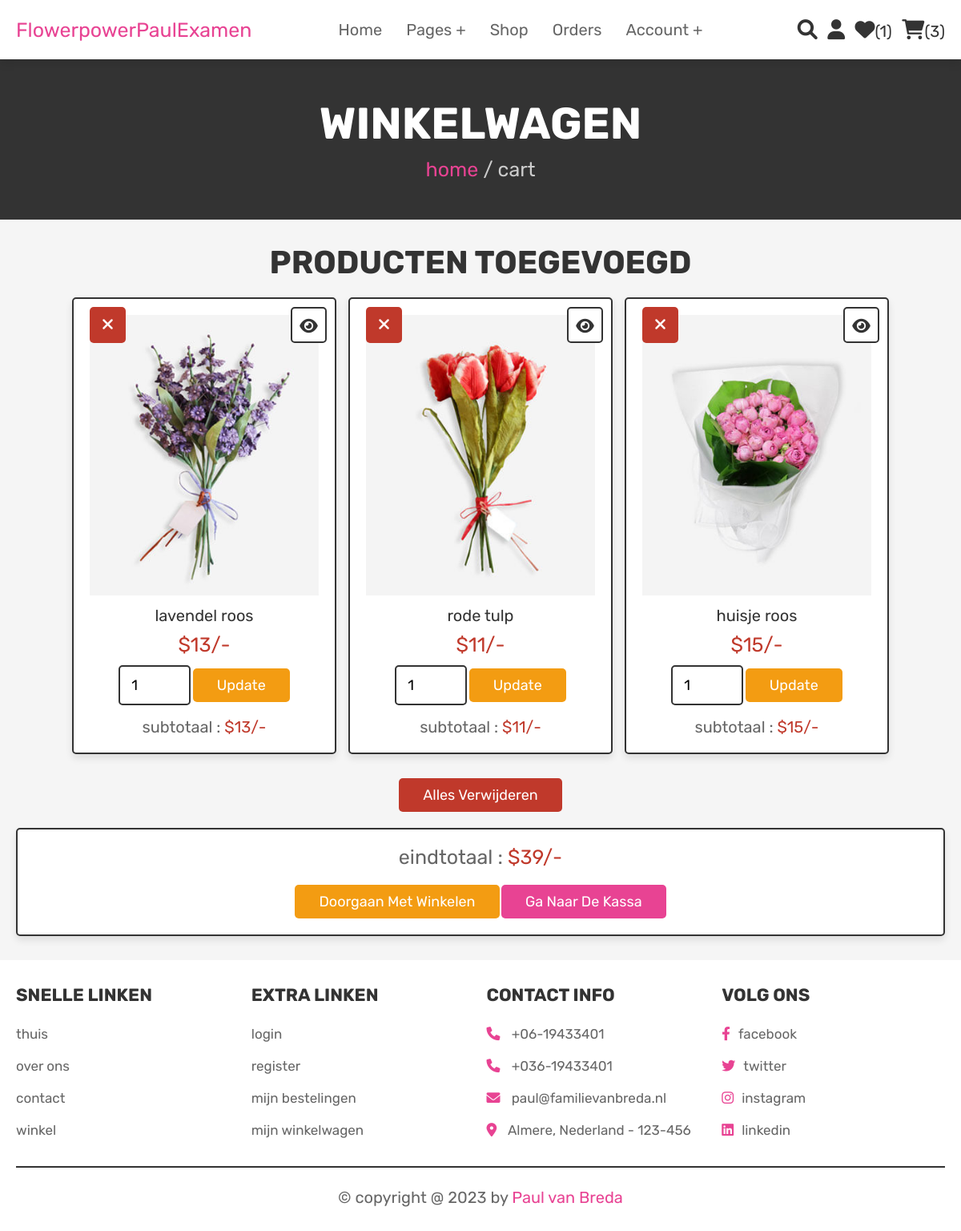
Screenshot of /cart.php (signed in) with the database file from the repository.
### tables this page shows
CREATE TABLE `cart` (
  `id` int(100) NOT NULL,
  `user_id` int(100) NOT NULL,
  `pid` int(100) NOT NULL,
  `name` varchar(100) NOT NULL,
  `price` int(100) NOT NULL,
  `quantity` int(100) NOT NULL,
  `image` varchar(100) NOT NULL
);

### cart.php (the view, shortened to what this page needs)
<?php
@include 'config.php';
$user_id = $_SESSION['user_id'];
?>
<!DOCTYPE html>
<html lang="en">
<head>
   <link rel="stylesheet" href="https://cdnjs.cloudflare.com/ajax/libs/font-awesome/6.0.0/css/all.min.css">
   <link rel="stylesheet" href="css/style.css">
</head>
<body>
<?php @include 'header.php'; ?>
<section class="heading">
    <h3>winkelwagen</h3>
    <p> <a href="home.php">home</a> / cart </p>
</section>
<section class="shopping-cart">
    <h1 class="title">producten toegevoegd</h1>
    <div class="box-container">
    <?php
        $grand_total = 0;
        $select_cart = mysqli_query($conn, "SELECT * FROM `cart` WHERE user_id = '$user_id'") or die('query failed');
        if(mysqli_num_rows($select_cart) > 0){
            while($fetch_cart = mysqli_fetch_assoc($select_cart)){
    ?>
    <div  class="box">
        <a href="cart.php?delete=<?php echo $fetch_cart['id']; ?>" class="fas fa-times" onclick="return confirm('delete this from cart?');"></a>
        <a href="view_page.php?pid=<?php echo $fetch_cart['pid']; ?>" class="fas fa-eye"></a>
        <img src="uploaded_img/<?php echo $fetch_cart['image']; ?>" alt="" class="image">
        <div class="name"><?php echo $fetch_cart['name']; ?></div>
        <div class="price">$<?php echo $fetch_cart['price']; ?>/-</div>
        <form action="" method="post">
            <input type="number" min="1" value="<?php echo $fetch_cart['quantity']; ?>" name="cart_quantity" class="qty">
            <input type="submit" value="update" class="option-btn" name="update_quantity">
        </form>
        <div class="sub-total"> subtotaal : <span>$<?php echo $sub_total = ($fetch_cart['price'] * $fetch_cart['quantity']); ?>/-</span> </div>
    </div>
    <?php
    $grand_total += $sub_total;
        }
    }else{
        echo '<p class="empty">uw winkelmandje is leeg</p>';
    }
    ?>
    </div>
    <div class="more-btn">
        <a href="cart.php?delete_all" class="delete-btn <?php echo ($grand_total > 1)?'':'disabled' ?>" onclick="return confirm('delete all from cart?');">alles verwijderen</a>
    </div>
    <div class="cart-total">
        <p>eindtotaal : <span>$<?php echo $grand_total; ?>/-</span></p>
        <a href="shop.php" class="option-btn">doorgaan met winkelen</a>
        <a href="checkout.php" class="btn  <?php echo ($grand_total > 1)?'':'disabled' ?>">Ga naar de kassa</a>
    </div>
</section>
<?php @include 'footer.php'; ?>
</body>
</html>

### css/style.css (style rules this page uses)
:root { --pink:#e84393; --red:#c0392b; --orange:#f39c12; --black:#333; --white:#fff; --light-color:#666; --light-white:#ccc; --light-bg:#f5f5f5; --border:.2rem solid var(--black); --box-shadow:0 .5rem 1rem rgba(0,0,0,.1); }
* { font-family: 'Rubik', sans-serif; margin:0; padding:0; box-sizing: border-box; outline: none; border:none; text-decoration: none; transition:all .2s linear; }
html { font-size: 62.5%; overflow-x: hidden; scroll-behavior: smooth; scroll-padding-top: 6.5rem; }
body { background: var(--light-bg); }
section { padding:3rem 2rem; }
.btn, .delete-btn, .option-btn { display: inline-block; border-radius: .5rem; margin-top: 1rem; font-size: 1.8rem; color:var(--white); cursor: pointer; padding:1rem 3rem; text-transform: capitalize; }
.btn { background-color: var(--pink); }
.delete-btn { background-color: var(--red); }
.option-btn { background-color: var(--orange); }
.more-btn { margin-top: 2rem; text-align: center; }
.heading { display: flex; flex-flow: column; align-items: center; justify-content: center; gap:1rem; background-color: var(--black); text-align: center; min-height: 25vh; }
.heading h3 { font-size: 5.5rem; color:var(--white); text-transform: uppercase; }
.heading p { font-size: 2.5rem; color:var(--light-white); }
.heading p a { color:var(--pink); }
.title { text-align: center; margin-bottom: 2rem; color:var(--black); text-transform: uppercase; font-size: 4rem; }
.shopping-cart .box-container { max-width: 1200px; margin:0 auto; display: grid; grid-template-columns: repeat(auto-fit, 33rem); gap:1.5rem; align-items: flex-start; justify-content: center; }
.shopping-cart .box-container .box { padding:2rem; text-align: center; background-color: var(--white); border:var(--border); box-shadow: var(--box-shadow); border-radius: .5rem; position: relative; }
.shopping-cart .box-container .box .image { height: 35rem; width: 100%; object-fit: cover; }
.shopping-cart .box-container .box .fa-eye, .shopping-cart .box-container .box .fa-times { position: absolute; top:1rem; height: 4.5rem; width: 4.5rem; line-height: 4.3rem; font-size: 2rem; border-radius: .5rem; }
.shopping-cart .box-container .box .fa-eye { right:1rem; border:var(--border); background-color: var(--white); color:var(--black); }
.shopping-cart .box-container .box .fa-times { background-color: var(--red); color:var(--white); }
.shopping-cart .box-container .box .name { font-size: 2rem; color:var(--black); margin:1rem 0; }
.shopping-cart .box-container .box .price { font-size: 2.5rem; color:var(--red); margin:.5rem 0; }
.shopping-cart .box-container .box .qty { width: 9rem; padding:1.2rem 1.4rem; border-radius: .5rem; border:var(--border); font-size: 1.8rem; }
.shopping-cart .box-container .box .sub-total { margin-top: 1.5rem; font-size: 2rem; color:var(--light-color); }
.shopping-cart .box-container .box .sub-total span { color:var(--red); }
.shopping-cart .cart-total { max-width: 1200px; margin:0 auto; padding:2rem; text-align: center; background-color: var(--white); border:var(--border); box-shadow: var(--box-shadow); border-radius: .5rem; margin-top: 2rem; }
.shopping-cart .cart-total p { font-size: 2.5rem; color:var(--light-color); margin-bottom: 1rem; }
.shopping-cart .cart-total p span { color:var(--red); }

### rows the page displays
cart: image (picture), name "lavendel roos", price "13", cart_quantity "1"
cart: image (picture), name "rode tulp", price "11", cart_quantity "1"
cart: image (picture), name "huisje roos", price "15", cart_quantity "1"

### other values shown
$wishlist_num_rows "1"
$cart_num_rows "3"
$grand_total "39"
